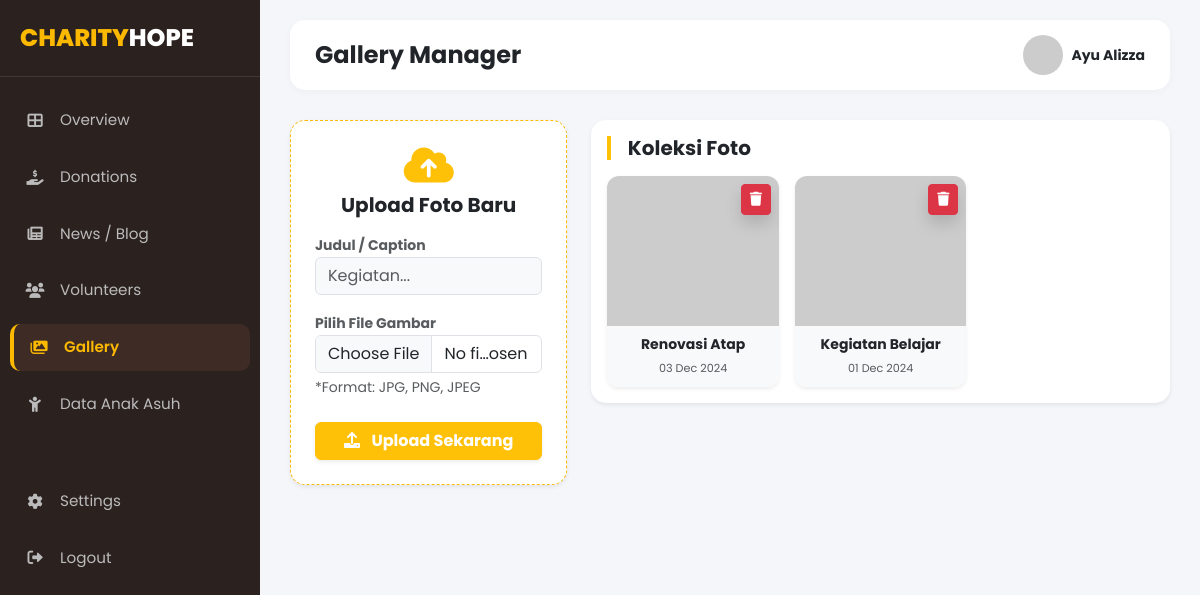
/admin/kelola-galeri.php (signed in), run on the app's committed database.
### tables this page shows
CREATE TABLE `galeri` (
  `id` int NOT NULL,
  `judul` varchar(100) DEFAULT NULL,
  `link_gambar` varchar(255) DEFAULT NULL,
  `tanggal` date DEFAULT NULL
);

### admin/kelola-galeri.php (the view, shortened to what this page needs)
<?php
include '../koneksi.php';
?>
<!DOCTYPE html>
<html lang="id">
<head>
    <link href="https://cdn.jsdelivr.net/npm/bootstrap@5.3.0/dist/css/bootstrap.min.css" rel="stylesheet">
    <link rel="stylesheet" href="https://cdnjs.cloudflare.com/ajax/libs/font-awesome/6.0.0/css/all.min.css">
    <link rel="stylesheet" href="style.css">
</head>
<body>
    <?php include 'sidebar.php'; ?>
    <div class="main-content">
        <div class="top-bar">
            <h4 class="fw-bold mb-0">Gallery Manager</h4>
            <div class="user-profile d-flex align-items-center gap-2">
                <img src="https://randomuser.me/api/portraits/women/44.jpg" alt="Admin">
                <small class="d-none d-md-block fw-bold">Ayu Alizza</small>
            </div>
        </div>
        <div class="row">
            <div class="col-md-4">
                <div class="card shadow-sm p-4 mb-4 gallery-upload-card">
                    <h5 class="fw-bold mb-3 text-center"><i class="fas fa-cloud-upload-alt text-warning fa-2x mb-2"></i><br>Upload Foto Baru</h5>
                    <form method="POST" enctype="multipart/form-data">
                        <div class="mb-3">
                            <label class="small fw-bold text-muted">Judul / Caption</label>
                            <input type="text" name="judul" class="form-control bg-light" placeholder="Kegiatan..." required>
                        </div>
                        <div class="mb-4">
                            <label class="small fw-bold text-muted">Pilih File Gambar</label>
                            <input type="file" name="gambar" class="form-control" accept="image/*" required>
                            <div class="form-text text-muted small">*Format: JPG, PNG, JPEG</div>
                        </div>
                        <button type="submit" name="upload" class="btn btn-warning w-100 fw-bold text-white shadow-sm">
                            <i class="fas fa-upload me-2"></i> Upload Sekarang
                        </button>
                    </form>
                </div>
            </div>
            <div class="col-md-8">
                <div class="card border-0 shadow-sm p-3" style="border-radius: 15px;">
                    <h5 class="fw-bold mb-3 ps-2 border-start border-4 border-warning">&nbsp; Koleksi Foto</h5>
                    <div class="row g-3">
                        <?php
                        $galeri = mysqli_query($koneksi, "SELECT * FROM galeri ORDER BY id DESC");
                        if(mysqli_num_rows($galeri) > 0) {
                            while($g = mysqli_fetch_assoc($galeri)) {
                        ?>
                        <div class="col-md-4 col-sm-6">
                            <div class="card border-0 shadow-sm h-100 img-preview-card">
                                <div style="height: 150px; overflow: hidden; position: relative;">
                                    <img src="../<?php echo $g['link_gambar']; ?>" class="w-100 h-100" style="object-fit: cover;">
                                    <div class="position-absolute top-0 end-0 p-2">
                                        <a href="kelola-galeri.php?hapus=<?php echo $g['id']; ?>" class="btn btn-sm btn-danger shadow" onclick="return confirm('Yakin ingin menghapus foto ini? File fisik juga akan dihapus.')" title="Hapus">
                                            <i class="fas fa-trash"></i>
                                        </a>
                                    </div>
                                </div>
                                <div class="card-body p-2 text-center bg-light">
                                    <small class="fw-bold d-block text-truncate text-dark"><?php echo $g['judul']; ?></small>
                                    <small class="text-muted" style="font-size: 0.7rem;"><?php echo date('d M Y', strtotime($g['tanggal'])); ?></small>
                                </div>
                            </div>
                        </div>
                        <?php
                            }
                        } else {
                            echo '<div class="text-center py-5 text-muted">Belum ada foto di galeri.</div>';
                        }
                        ?>
                    </div>
                </div>
            </div>
        </div>
    </div>
</body>
</html>

### admin/style.css (style rules this page uses)
:root { --primary-color: #fcb900; --sidebar-bg: #2b211e; --sidebar-active: #3e2b26; --text-light: #f8f9fa; --card-bg: #ffffff; --bg-body: #f4f6f9; }
body { font-family: 'Poppins', sans-serif; background-color: var(--bg-body); overflow-x: hidden; }
.main-content { margin-left: 260px; padding: 20px 30px; }
.top-bar { display: flex; justify-content: space-between; align-items: center; margin-bottom: 30px; background: white; padding: 15px 25px; border-radius: 15px; box-shadow: 0 2px 10px rgba(0,0,0,0.03); }
.user-profile img { width: 40px; height: 40px; border-radius: 50%; object-fit: cover; }

### admin/kelola-galeri.php (style rules this page uses)
.gallery-upload-card { border-radius: 15px; background: #fff; border: 1px dashed #fcb900; }
.img-preview-card { border-radius: 12px; overflow: hidden; transition: transform 0.2s; }

### data on the page
galeri: judul "Renovasi Atap", tanggal "03 Dec 2024"
galeri: judul "Kegiatan Belajar", tanggal "01 Dec 2024"
